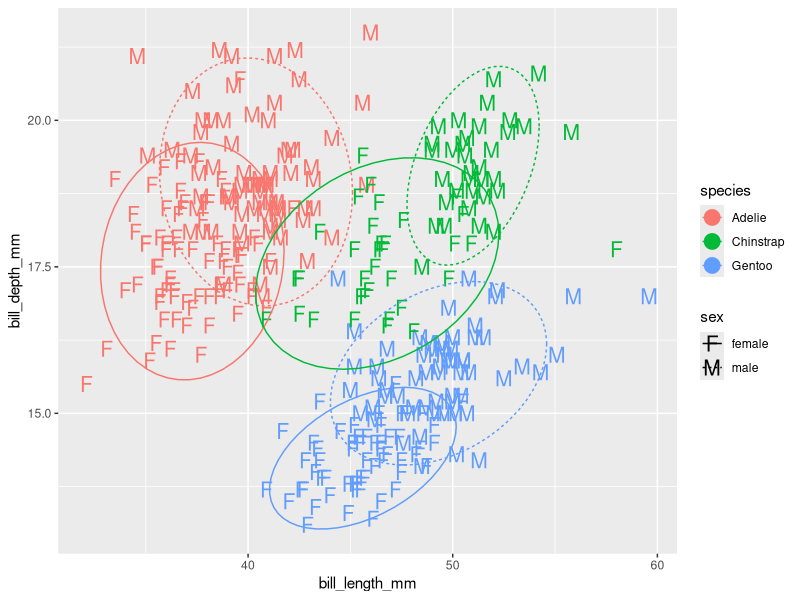
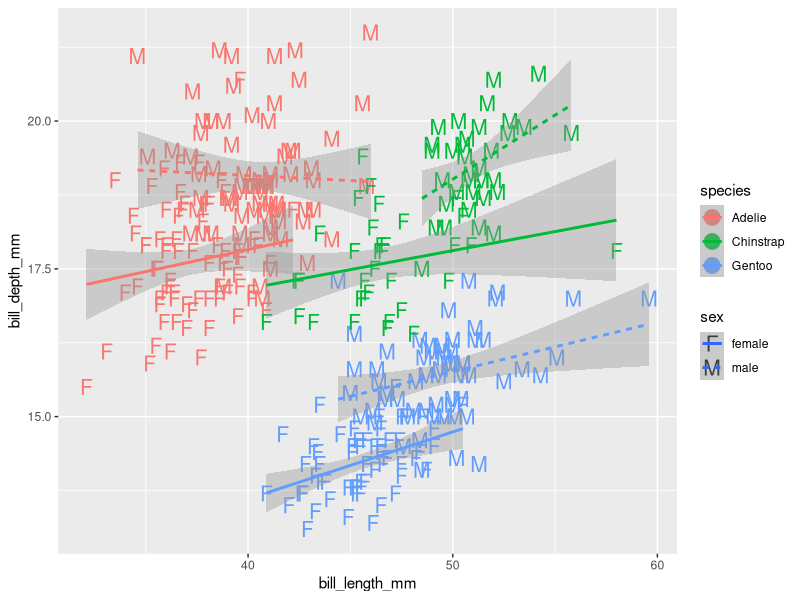
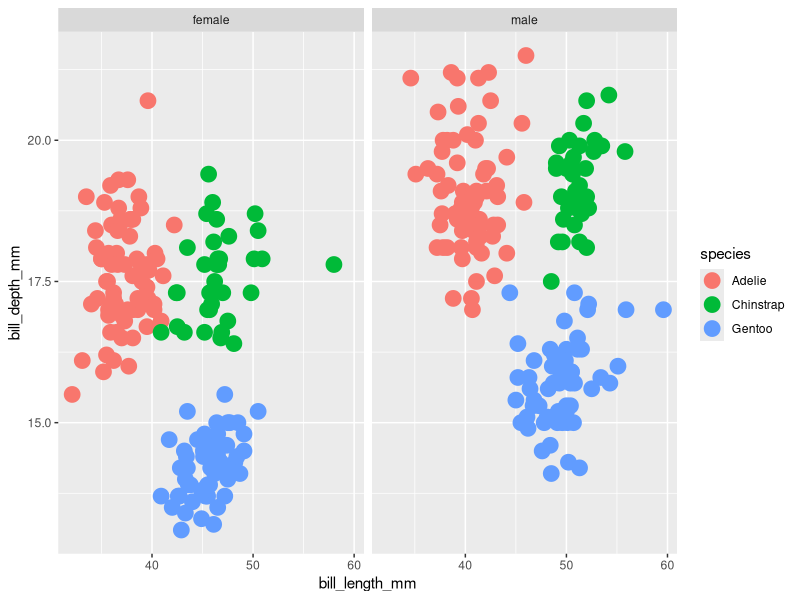
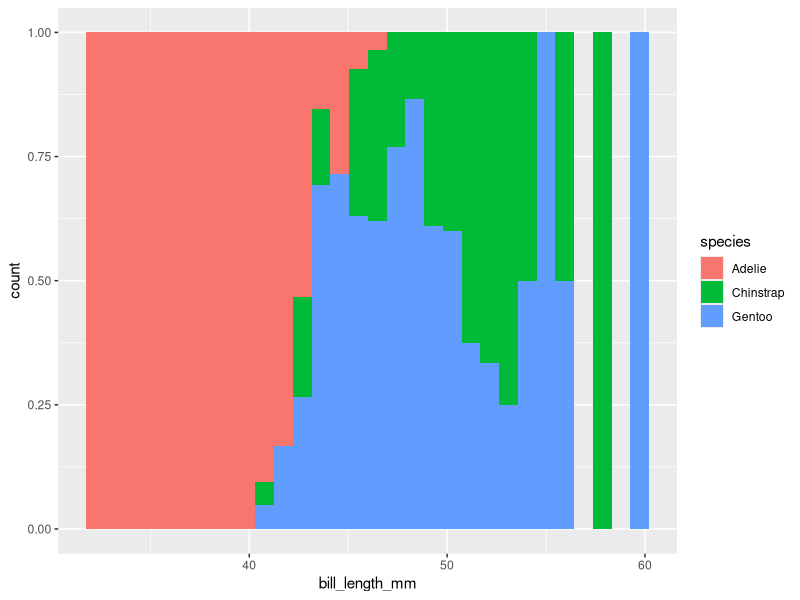

The R script that drew these images, in order:
if (!"palmerpenguins" %in% installed.packages()) {
  install.packages("palmerpenguins")
}

if (!"ggplot2" %in% installed.packages()) {
  install.packages("ggplot2")
}

library(palmerpenguins)
library(ggplot2)

data(penguins)

# Differences between males and females in each species
penguin_fix <- na.omit(penguins)
ggplot(penguin_fix, aes(x = bill_length_mm, y = bill_depth_mm, color = species, 
                        shape = sex, linetype = sex)) + 
  geom_point(size = 5) + 
  scale_shape_manual(values = c("male" = "M", "female" = "F"), na.value = "?") + 
  stat_ellipse()

ggplot(penguin_fix, aes(x = bill_length_mm, y = bill_depth_mm, color = species, 
                        shape = sex, linetype = sex)) + 
  geom_point(size = 5) + 
  scale_shape_manual(values = c("male" = "M", "female" = "F"), na.value = "?") + 
  stat_smooth(method = "lm")



ggplot(penguin_fix, aes(x = bill_length_mm, y = bill_depth_mm, color = species)) + 
  geom_point(size = 5) + 
  facet_grid(~sex)

ggplot(penguin_fix, aes(x = bill_length_mm, fill = species)) + geom_histogram(position = "fill")
